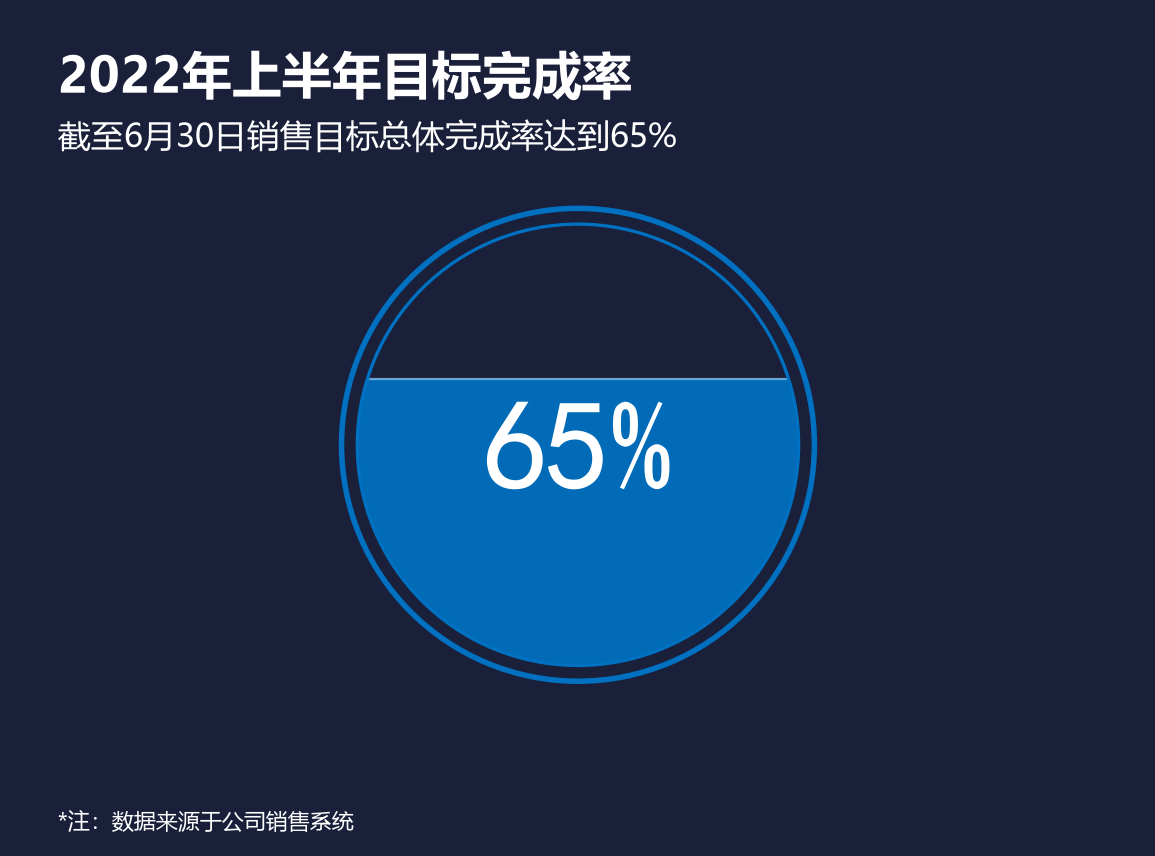

Reproduce this figure in Python.
# -*- coding: utf-8 -*-
"""水球图：圆形液位填充进度指示器（平面液面）"""
import matplotlib
matplotlib.use('Agg')
import matplotlib.pyplot as plt
from matplotlib.font_manager import FontProperties
from matplotlib.patches import Circle
import numpy as np

plt.rcParams['font.sans-serif'] = ['SimHei', 'Microsoft YaHei']
plt.rcParams['axes.unicode_minus'] = False

f_title = FontProperties(family='Microsoft YaHei', size=18, weight='bold')
f_sub   = FontProperties(family='Microsoft YaHei', size=12, weight='normal')
f_note  = FontProperties(family='Microsoft YaHei', size=8)

BG_COLOR = '#1A1F3A'
LIQUID_COLOR = '#0070C0'
RING_COLOR = '#0070C0'

percent = 65
aux = 100

fig = plt.figure(figsize=(14.68 / 2.54, 10.88 / 2.54), facecolor=BG_COLOR)
ax = fig.add_axes([0.25, 0.12, 0.5, 0.72])
ax.set_facecolor(BG_COLOR)
ax.set_aspect('equal')
ax.axis('off')

R = 0.9
cx, cy = 0, 0
R_inner = R - 0.06

clip_patch = Circle((cx, cy), R_inner, transform=ax.transData)

water_level = cy - R_inner + 2 * R_inner * percent / 100

x = np.linspace(cx - R_inner, cx + R_inner, 500)
ax.fill_between(x, water_level, cy - R_inner - 0.1, color=LIQUID_COLOR, alpha=0.95, zorder=2)
ax.plot([cx - R_inner, cx + R_inner], [water_level, water_level], color='#FFFFFF', linewidth=0.8, alpha=0.4, zorder=3)

for artist in ax.findobj():
    artist.set_clip_path(clip_patch)

ring_outer = Circle((cx, cy), R, fill=False, edgecolor=RING_COLOR, linewidth=2, zorder=4)
ax.add_patch(ring_outer)
ring_inner = Circle((cx, cy), R - 0.06, fill=False, edgecolor=RING_COLOR, linewidth=1.2, zorder=4)
ax.add_patch(ring_inner)

ax.text(cx, cy, f'{percent}%', ha='center', va='center',
        fontsize=46, color='white', fontweight='bold', zorder=5)

fig.text(0.05, 0.94, '2022年上半年目标完成率', ha='left', va='top',
         fontproperties=f_title, color='#FFFFFF')
fig.text(0.05, 0.86, f'截至6月30日销售目标总体完成率达到{percent}%', ha='left', va='top',
         fontproperties=f_sub, color='#FFFFFF')
fig.text(0.05, 0.025, '*注：数据来源于公司销售系统', ha='left', va='bottom',
         fontproperties=f_note, color='#FFFFFF')

ax.set_xlim(-1.1, 1.1)
ax.set_ylim(-1.1, 1.1)

plt.savefig('水球图.png', dpi=200, facecolor=BG_COLOR)
print('done')
